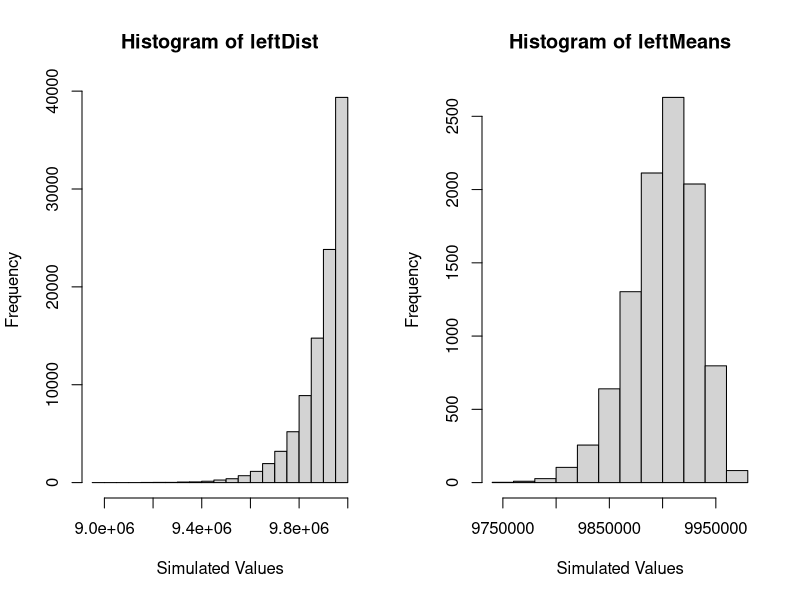
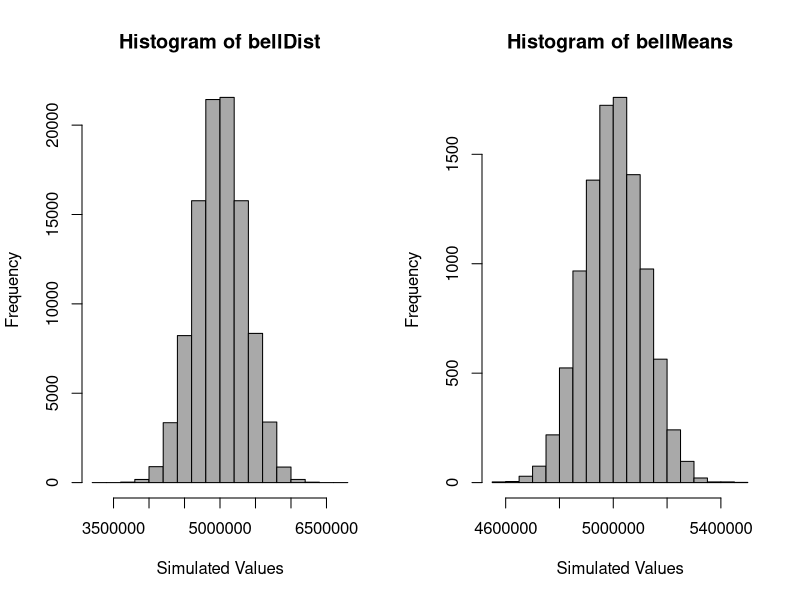
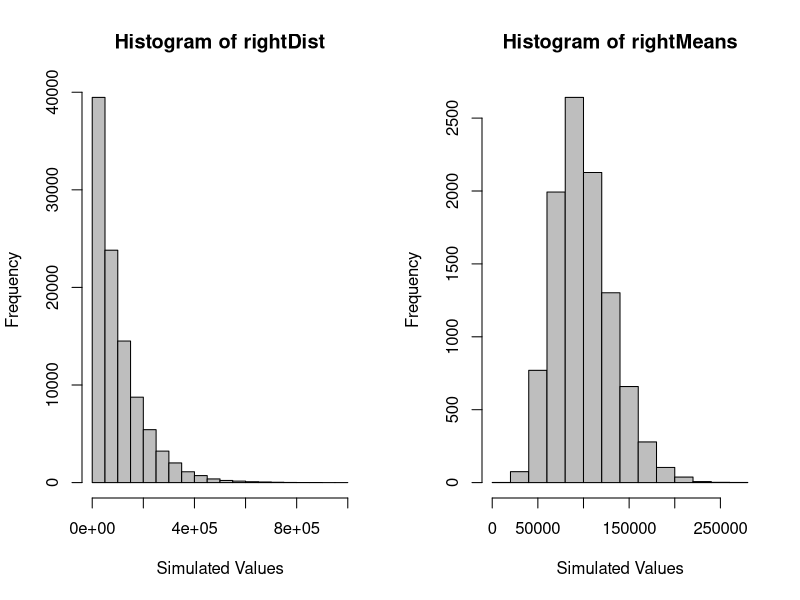
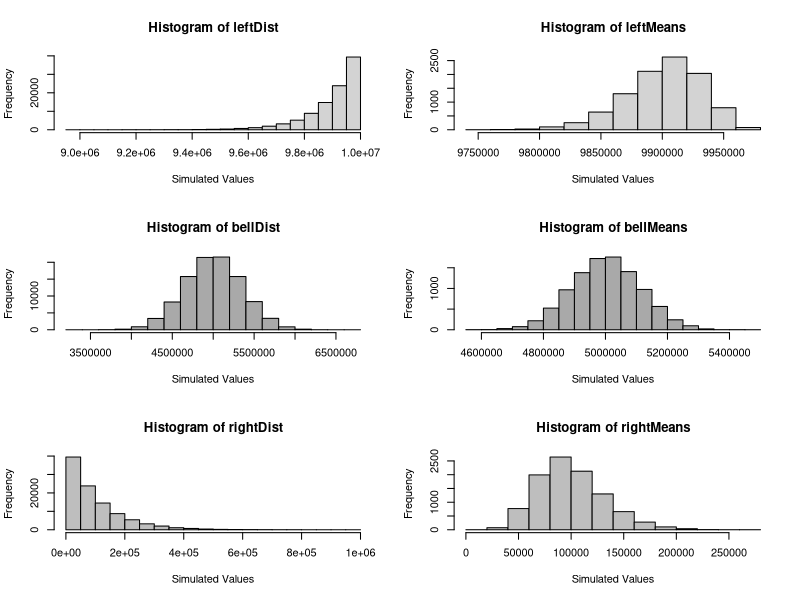
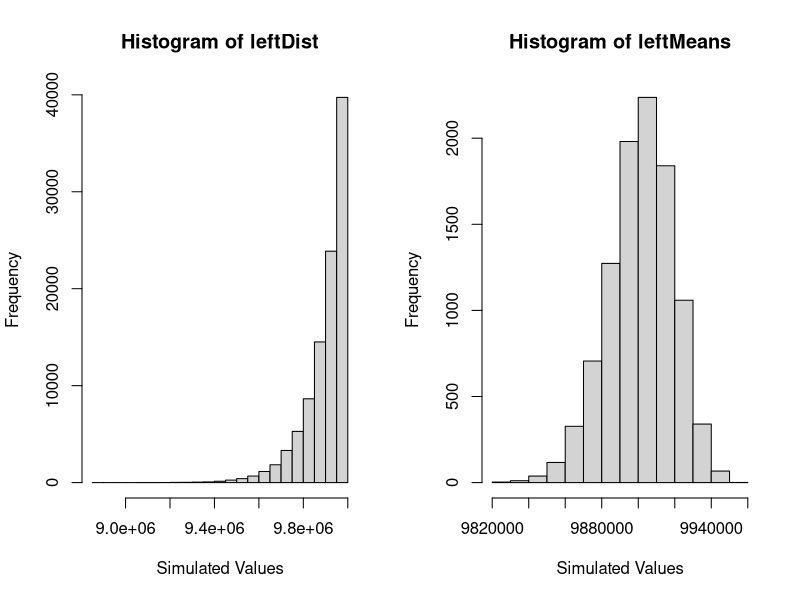
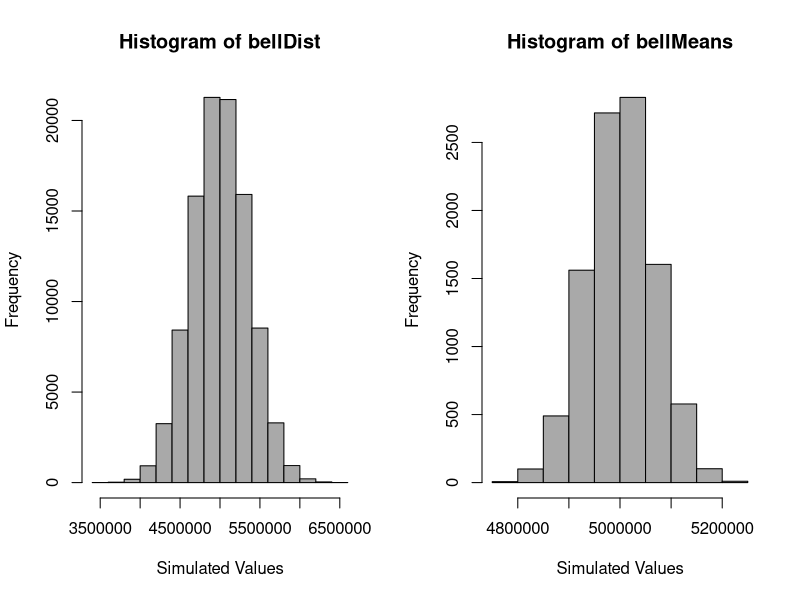
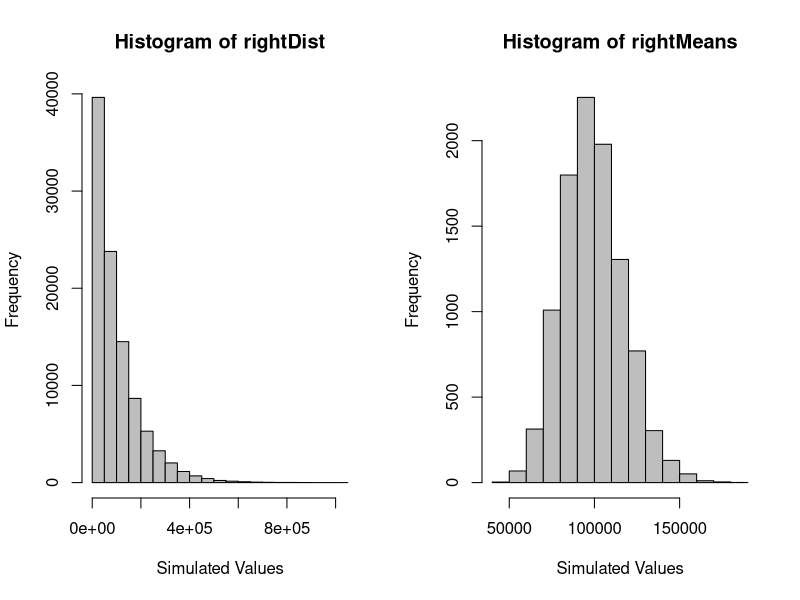
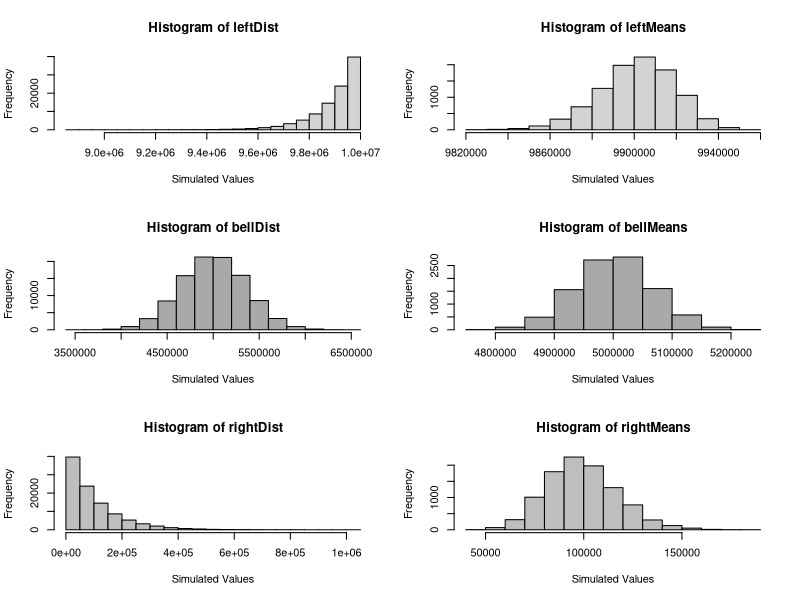

The R script that drew these images, in order:
# Melinda Cundiff
# STA 580

# used the following source to help solve this problem:
# https://www.statmethods.net/advgraphs/layout.html

# Problem 4
# For this question you are going to write a function to help a student visualize 
# the central limit theorem for a single mean.

# a.) Your function should do the following:

distributionFun = function(shape, sample.size, n.samples){
# Takes the following as arguments:
# Returns an error if any of the arguments are the incorrect format.

  # shape. Where shape can take the value bell, right, or left. The 
  # default for shape should be bell.
  
  # not entered correctly
  if(shape != "bell" && shape != "left" && shape != "right" && !missing(shape)){
    stop("Not a valid shape")
  }
  # default
  if(missing(shape)){
    shape = "bell"
  }

  
  # sample.size. Where sample.size is an integer from 1 to 500. The 
  # default for sample.size should be 100.
  
  # not entered correctly
  if(sample.size <= 1 && sample.size >= 500 && !missing(sample.size)){
    stop("Not a valid sample size")
  }
  # default
  if(missing(sample.size)){
    sample.size = 100
  }
 
  # n.samples. Where n.samples is an integer from 1 to 100000. The 
  # default for n.samples should be 10000.

  # not entered correctly
  if(n.samples <= 1 && n.samples >= 100000 && !missing(n.samples)){
    stop("Not a valid number of samples")
  }
  # default
  if(missing(n.samples)){
    n.samples = 10000
  }
# Simulates population data based on shape.
# Selects n.samples of size sample.size from the population data.
# Calculates the sample mean of each sample.

# Outputs two side by side histograms: one of the population data and one 
# of the simulated sample means.
  # Each plot should include a title which indicates the type of distribution
  # The x-axis should be labeled simulated values
  # The y-axis should be labeled frequency
    # For left-skewed population data color the bars light grey, 
    # for bell shaped population data color the bars grey and 
    # for right-skewed population data color the bars dark grey.

  # If the user chooses left skewed simulate 100000 random draws from a 
  # Beta(100,1) distribution. Multiply each value by 10 million
  
  if(shape == "left"){
    leftDist = 10000000*rbeta(100000, 100, 1)
    leftMeans = vector(length = n.samples)
    leftMeans[1:n.samples] = 0
    for(i in 1:n.samples){
      leftSamples = sample(leftDist, sample.size)
      leftMeans[i] = mean(leftSamples)
    }
    par(mfrow = c(1,2))
    left.dist.hist = hist(leftDist, xlab = "Simulated Values", 
                          ylab = "Frequency", col = "light grey")
    left.means.hist = hist(leftMeans, xlab = "Simulated Values", 
                           ylab = "Frequency", col = "light grey")
    return(list(left.dist.hist, left.means.hist))
  }

  # If the user chooses right skewed simulate 100000 random draws from a 
  # Beta(1,100) distribution. Multiply each value by 10 million.
  
  if(shape == "right"){
    rightDist = 10000000*rbeta(100000, 1, 100)
    rightMeans = vector(length = n.samples)
    rightMeans[1:n.samples] = 0
    for(i in 1:n.samples){
      rightSamples = sample(rightDist, sample.size)
      rightMeans[i] = mean(rightSamples)
    }  
    par(mfrow = c(1,2))
    right.dist.hist = hist(rightDist, xlab = "Simulated Values", 
                           ylab = "Frequency", col = "grey")
    right.means.hist = hist(rightMeans, xlab = "Simulated Values", 
                            ylab = "Frequency", col = "grey")
    return(list(right.dist.hist, right.means.hist))
  }  
  
  
  # If the user chooses bell simulate 100000 random draws from a 
  # Beta(100,100) distribution. Multiply each value by 10 million.

  if(shape == "bell"){
    bellDist = 10000000*rbeta(100000, 100, 100)
    bellMeans = vector(length = n.samples)
    bellMeans[1:n.samples] = 0
    for(i in 1:n.samples){
      bellSamples = sample(bellDist, sample.size)
      bellMeans[i] = mean(bellSamples)
    }
    par(mfrow = c(1,2))
    bell.dist.hist = hist(bellDist, xlab = "Simulated Values", 
                          ylab = "Frequency", col = "dark grey")
    bell.means.hist = hist(bellMeans, xlab = "Simulated Values", 
                           ylab = "Frequency", col = "dark grey")
    return(list(bell.dist.hist, bell.means.hist))
  }
    
}

# b.) Use your function to generate a single plot which contains six histograms. 
# For each call of the function use n.samples =10000 and sample.size =10.

leftHist = distributionFun(shape = "left", sample.size = 10, n.samples = 10000)
bellHist = distributionFun(shape = "bell", sample.size = 10, n.samples = 10000)
rightHist = distributionFun(shape = "right", sample.size = 10, n.samples = 10000)

par(mfrow = c(3,2))
plot(leftHist[[1]], xlab = "Simulated Values", 
     ylab = "Frequency", col = "light grey")
plot(leftHist[[2]], xlab = "Simulated Values", 
     ylab = "Frequency", col = "light grey")
plot(bellHist[[1]], xlab = "Simulated Values", 
     ylab = "Frequency", col = "dark grey")
plot(bellHist[[2]], xlab = "Simulated Values", 
     ylab = "Frequency", col = "dark grey")
plot(rightHist[[1]], xlab = "Simulated Values", 
     ylab = "Frequency", col = "grey")
plot(rightHist[[2]], xlab = "Simulated Values", 
     ylab = "Frequency", col = "grey")


# c.) Create another plot where n.samples =10000 and sample.size =30.

leftHist = distributionFun(shape = "left", sample.size = 30, n.samples = 10000)
bellHist = distributionFun(shape = "bell", sample.size = 30, n.samples = 10000)
rightHist = distributionFun(shape = "right", sample.size = 30, n.samples = 10000)

par(mfrow = c(3,2))
plot(leftHist[[1]], xlab = "Simulated Values", 
     ylab = "Frequency", col = "light grey")
plot(leftHist[[2]], xlab = "Simulated Values", 
     ylab = "Frequency", col = "light grey")
plot(bellHist[[1]], xlab = "Simulated Values", 
     ylab = "Frequency", col = "dark grey")
plot(bellHist[[2]], xlab = "Simulated Values", 
     ylab = "Frequency", col = "dark grey")
plot(rightHist[[1]], xlab = "Simulated Values", 
     ylab = "Frequency", col = "grey")
plot(rightHist[[2]], xlab = "Simulated Values", 
     ylab = "Frequency", col = "grey")


# d.) Create another plot where n.samples =10000 and sample.size =100.

leftHist = distributionFun(shape = "left", sample.size = 100, n.samples = 10000)
bellHist = distributionFun(shape = "bell", sample.size = 100, n.samples = 10000)
rightHist = distributionFun(shape = "right", sample.size = 100, n.samples = 10000)

par(mfrow = c(3,2))
plot(leftHist[[1]], xlab = "Simulated Values", 
     ylab = "Frequency", col = "light grey")
plot(leftHist[[2]], xlab = "Simulated Values", 
     ylab = "Frequency", col = "light grey")
plot(bellHist[[1]], xlab = "Simulated Values", 
     ylab = "Frequency", col = "dark grey")
plot(bellHist[[2]], xlab = "Simulated Values", 
     ylab = "Frequency", col = "dark grey")
plot(rightHist[[1]], xlab = "Simulated Values", 
     ylab = "Frequency", col = "grey")
plot(rightHist[[2]], xlab = "Simulated Values", 
     ylab = "Frequency", col = "grey")


# e.) Write a paragraph summarizing what the comparison of the plots 
# illustrates about the central limit theorem for the sample mean.

# The plots of the means for the left and right distributions, 
# created by using a sample size of 10, are very skewed. 
# The plots created by using a sample size of 30 are slightly skewed, 
# but it is a massive improvement. The plots created by using a 
# sample size of 100 are generally normally, but they may also 
# have a slight skew. Overall, these plots illustrate how 
# using a minimum sample size of 30 is required for 
# non-normal (bell-shaped) data in order to perform tests that 
# require normal data. While larger sample sizes may be useful for 
# improving normality, they are not necessary.


